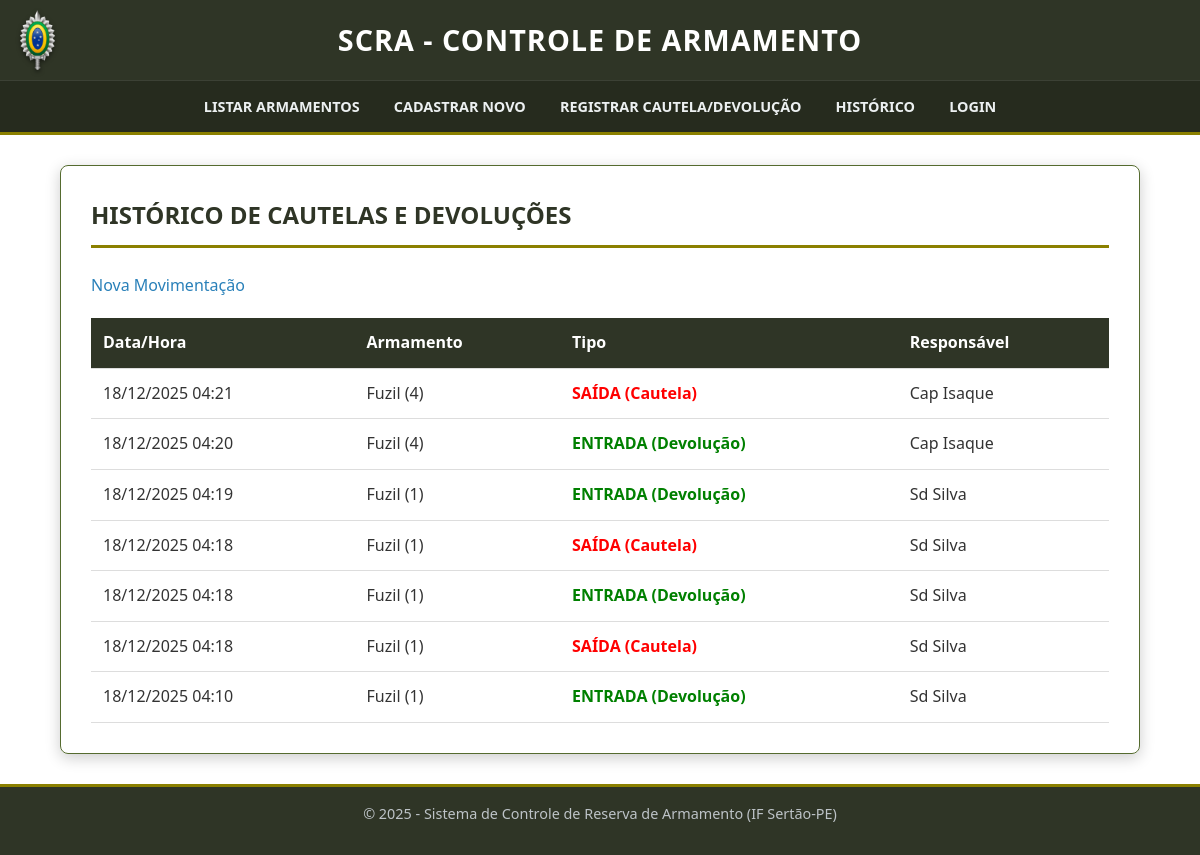
Before: /historico/ with the older database file.
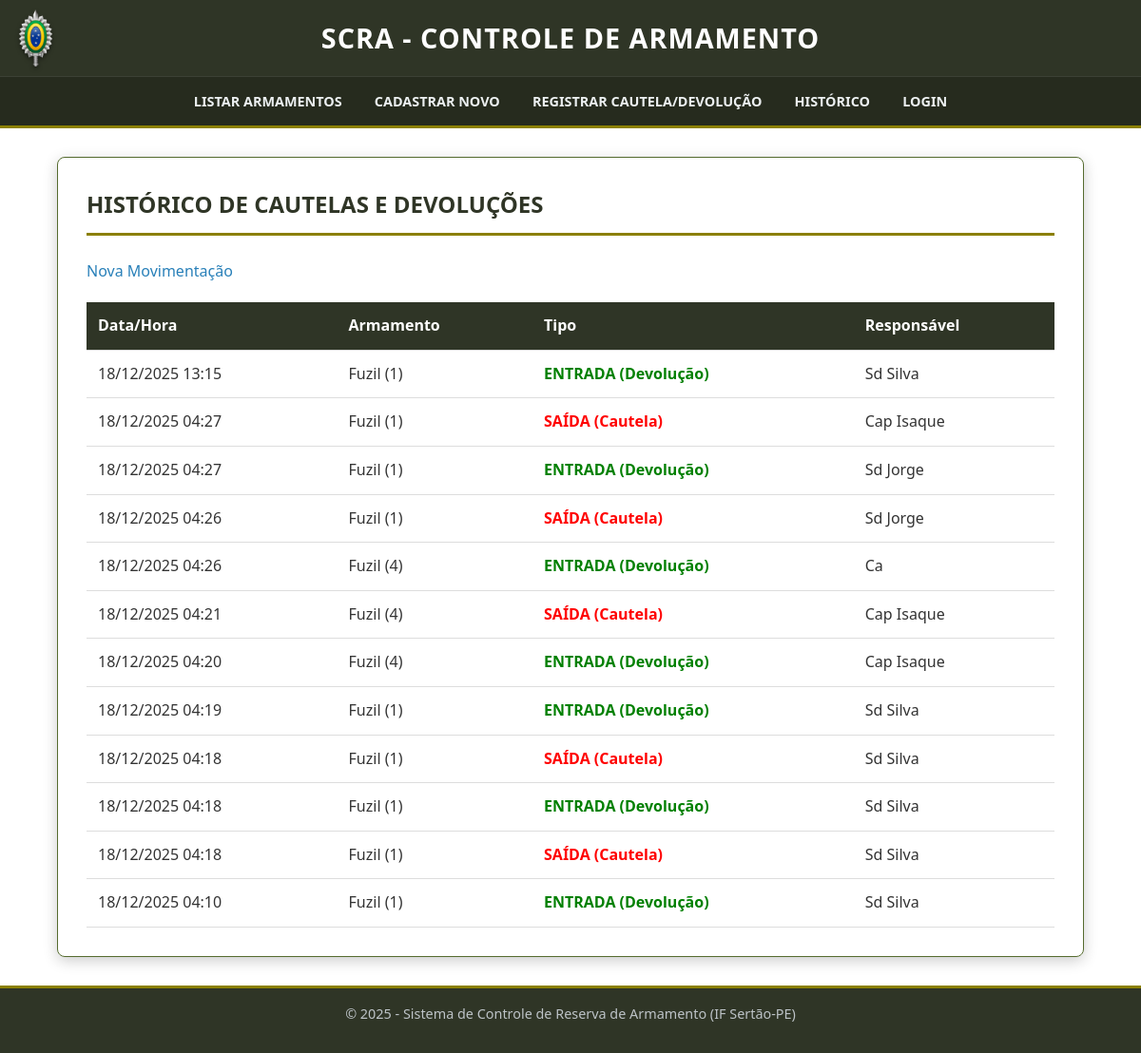
After: the same page with the newer database file.
### movimentacoes/models.py (models this page shows, shortened)
class Movimentacao(models.Model):
    TIPO_CHOICES = [
        ('SAIDA', 'Cautela (Saída)'),
        ('ENTRADA', 'Devolução (Entrada)'),
    ]
    armamento = models.ForeignKey(Armamento, on_delete=models.CASCADE)
    tipo_movimentacao = models.CharField(max_length=10, choices=TIPO_CHOICES)
    responsavel = models.CharField(max_length=100)
    data_registro = models.DateTimeField(auto_now_add=True)

### armamentos/models.py (models this page shows, shortened)
class Armamento(models.Model):
    modelo = models.CharField(max_length=100)
    tipo = models.CharField(max_length=50)
    numero_serie = models.CharField(max_length=50, unique=True)
    disponivel = models.BooleanField(default=True)

### movimentacoes/views.py (the view)
# urls.py: path('', views.consultar_historico, name='consultar_historico'),
def consultar_historico(request):
    movimentacoes = Movimentacao.objects.all().order_by('-data_registro')
    return render(request, 'movimentacoes/historico.html', {'movimentacoes': movimentacoes})

### movimentacoes/templates/movimentacoes/historico.html (shortened to what this page needs)
{% extends 'base.html' %}
{% block content %}
<h2>Histórico de Cautelas e Devoluções</h2>
<div style="margin-bottom: 20px;">
    <a href="{% url 'registrar_movimentacao' %}" class="btn-acao">Nova Movimentação</a>
</div>
<table>
    <thead>
        <tr>
            <th>Data/Hora</th>
            <th>Armamento</th>
            <th>Tipo</th>
            <th>Responsável</th>
        </tr>
    </thead>
    <tbody>
        {% for mov in movimentacoes %}
        <tr>
            <td>{{ mov.data_registro|date:"d/m/Y H:i" }}</td>
            <td>{{ mov.armamento.modelo }} ({{ mov.armamento.numero_serie }})</td>
            <td>
                {% if mov.tipo_movimentacao == 'SAIDA' %}
                    <span style="color: red; font-weight: bold;">SAÍDA (Cautela)</span>
                {% else %}
                    <span style="color: green; font-weight: bold;">ENTRADA (Devolução)</span>
                {% endif %}
            </td>
            <td>{{ mov.responsavel }}</td>
        </tr>
        {% empty %}
        <tr>
            <td colspan="4">Nenhuma movimentação registrada.</td>
        </tr>
        {% endfor %}
    </tbody>
</table>
{% endblock %}

Changed rows visible on the page:
added Movimentacao: data_registro "18/12/2025 13:15", armamento.modelo "Fuzil", armamento.numero_serie "1", tipo_movimentacao "ENTRADA (Devolução)", responsavel "Sd Silva"
added Movimentacao: data_registro "18/12/2025 04:27", armamento.modelo "Fuzil", armamento.numero_serie "1", tipo_movimentacao "SAÍDA (Cautela)", responsavel "Cap Isaque"
added Movimentacao: data_registro "18/12/2025 04:27", armamento.modelo "Fuzil", armamento.numero_serie "1", tipo_movimentacao "ENTRADA (Devolução)", responsavel "Sd Jorge"
added Movimentacao: data_registro "18/12/2025 04:26", armamento.modelo "Fuzil", armamento.numero_serie "1", tipo_movimentacao "SAÍDA (Cautela)", responsavel "Sd Jorge"
added Movimentacao: data_registro "18/12/2025 04:26", armamento.modelo "Fuzil", armamento.numero_serie "4", tipo_movimentacao "ENTRADA (Devolução)", responsavel "Ca"
